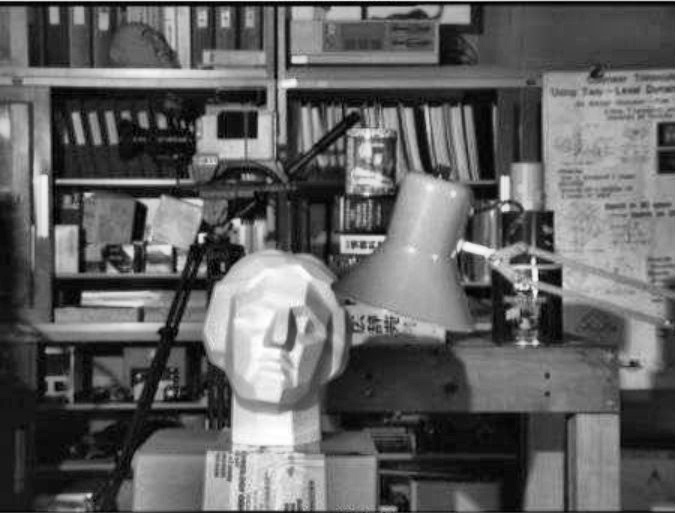
#> input picture DATA-ANALYSIS -LEVEL-1/6. Session-3_Exploring the World of Images and Data with NumPy and OpenCV/Images/clahe.jpg, 676 x 513 px, given in place of the camera
$ python main.py
#> lines starting #> are read from the running program, lines starting #| are printed output that depends on the picture
import cv2
import numpy as np
from utils import *

def main():
    # Initialize webcam
    cap = cv2.VideoCapture(0)
    if not cap.isOpened():
        print("Error: Could not open webcam.")
        return

    # Set webcam resolution
    cap.set(cv2.CAP_PROP_FRAME_WIDTH, 640)
    cap.set(cv2.CAP_PROP_FRAME_HEIGHT, 480)

    # Initialize background subtractor for motion detection
    bg_subtractor = cv2.createBackgroundSubtractorMOG2()

    # Define color range for object tracking (blue color in this example)
    hsv_lower = np.array([100, 100, 100])
    hsv_upper = np.array([140, 255, 255])

    # Available processing modes
    modes = [
        "original",
        "perspective",
        "threshold",
        "edge",
        "contour",
        "shape",
        "face",
        "motion",
        "tracking",
        "cartoon",
        "sketch"
    ]
    current_mode = 0

    print("""
    SmartVision Analyzer - Real-Time Mode
    Press:
    - 'M' to cycle through processing modes
    - 'Q' to quit
    """)

    while True:
        ret, frame = cap.read()
#> frame is the input picture: shape (513, 676, 3); min 0, max 255, mean 97.9
        if not ret:
            break

        # Flip frame horizontally for mirror effect
        frame = cv2.flip(frame, 1)
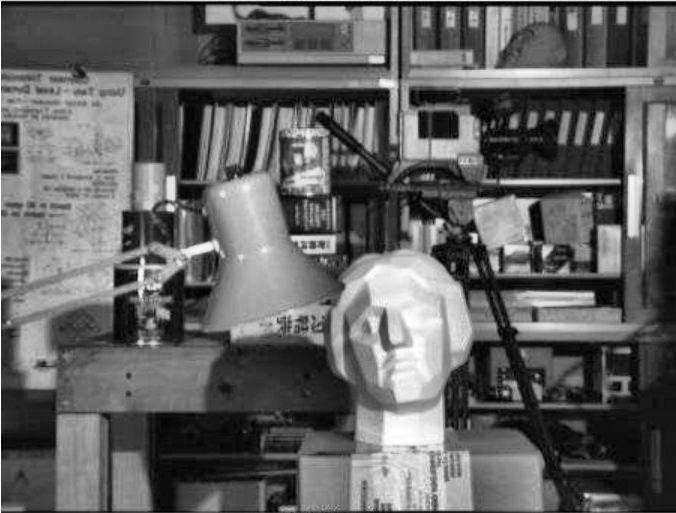
#> frame: shape (513, 676, 3); min 0, max 255, mean 97.9

        # Get current mode
        mode = modes[current_mode]

        # Process frame based on selected mode
        if mode == "original":
            processed = frame.copy()
        elif mode == "perspective":
            processed = perspective_transform(frame)
        elif mode == "threshold":
            processed = adaptive_threshold(frame)
            processed = cv2.cvtColor(processed, cv2.COLOR_GRAY2BGR)
        elif mode == "edge":
            processed = canny_edge_detection(frame)
            processed = cv2.cvtColor(processed, cv2.COLOR_GRAY2BGR)
        elif mode == "contour":
            gray = cv2.cvtColor(frame, cv2.COLOR_BGR2GRAY)
            binary = adaptive_threshold(gray)
            contours = detect_contours(binary)
            processed = draw_contours(frame.copy(), contours)
        elif mode == "shape":
            gray = cv2.cvtColor(frame, cv2.COLOR_BGR2GRAY)
            binary = adaptive_threshold(gray)
            contours = detect_contours(binary)
            processed = detect_shapes(frame.copy(), contours)
        elif mode == "face":
            processed = detect_faces(frame.copy())
        elif mode == "motion":
            processed = detect_motion(frame.copy(), bg_subtractor)
        elif mode == "tracking":
            processed = track_color_object(frame.copy(), hsv_lower, hsv_upper)
        elif mode == "cartoon":
            processed = apply_cartoon_effect(frame)
        elif mode == "sketch":
            processed = apply_pencil_sketch(frame)

        # Display active mode and instructions
        cv2.putText(processed, f"Mode: {mode}", (10, 30),
                    cv2.FONT_HERSHEY_SIMPLEX, 0.8, (0, 255, 0), 2)
        cv2.putText(processed, "Press 'M' to change mode", (10, 60),
                    cv2.FONT_HERSHEY_SIMPLEX, 0.6, (0, 255, 255), 1)
        cv2.putText(processed, "Press 'Q' to quit", (10, 90),
                    cv2.FONT_HERSHEY_SIMPLEX, 0.6, (0, 0, 255), 1)
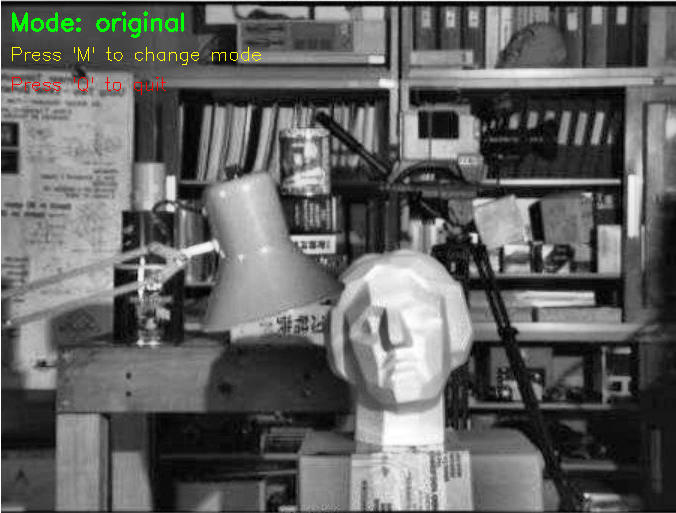
#> processed: shape (513, 676, 3); mean B, G, R 97.4, 98.7, 98

        # Show processed frame
        cv2.imshow("SmartVision Analyzer", processed)

        # Key controls
        key = cv2.waitKey(1) & 0xFF
#> (key q is pressed here)
        if key == ord('m') or key == ord('M'):
            current_mode = (current_mode + 1) % len(modes)
        elif key == ord('q') or key == ord('Q'):
            break

    cap.release()
    cv2.destroyAllWindows()

if __name__ == "__main__":
    main()

$ run again, on DATA-ANALYSIS -LEVEL-1/6. Session-3_Exploring the World of Images and Data with NumPy and OpenCV/Images/example.jpg
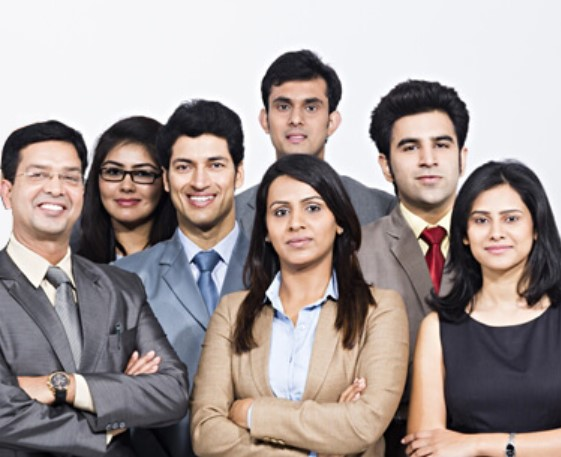
#> input picture DATA-ANALYSIS -LEVEL-1/6. Session-3_Exploring the World of Images and Data with NumPy and OpenCV/Images/example.jpg, 561 x 457 px, given in place of the camera
#> in main, frame is the input picture: shape (457, 561, 3); mean B, G, R 150.8, 152.9, 164
#> in main, `frame = cv2.flip(frame, 1)`:
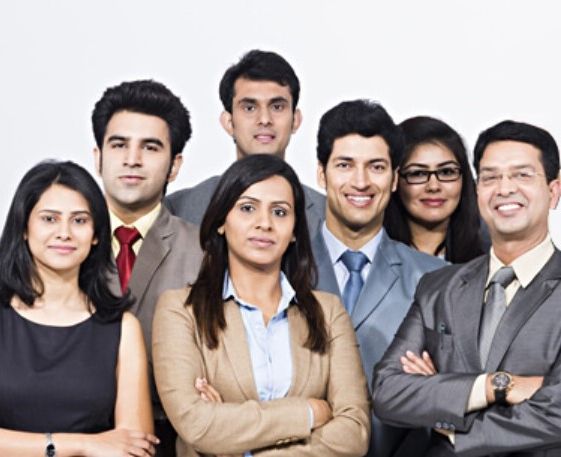
#> frame: shape (457, 561, 3); mean B, G, R 150.8, 152.9, 164
#> in main, `cv2.putText(processed, "Press 'Q' to quit", (10, 90), cv2.FONT_HERSHEY..`:
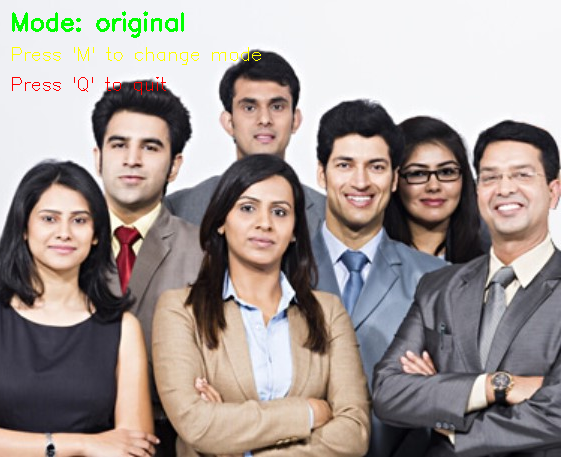
#> processed: shape (457, 561, 3); mean B, G, R 148.9, 152.8, 163

$ run again, on DATA-ANALYSIS -LEVEL-1/6. Session-3_Exploring the World of Images and Data with NumPy and OpenCV/Images/tile104_0.jpg
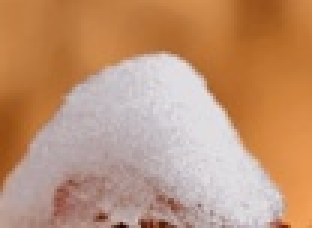
#> input picture DATA-ANALYSIS -LEVEL-1/6. Session-3_Exploring the World of Images and Data with NumPy and OpenCV/Images/tile104_0.jpg, 104 x 76 px, given in place of the camera (shown 3 times larger)
#> in main, frame is the input picture: shape (76, 104, 3); mean B, G, R 116.4, 147.6, 191.6
#> in main, `frame = cv2.flip(frame, 1)`:
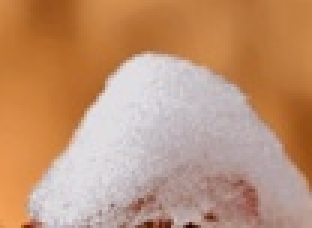
#> frame: shape (76, 104, 3) (shown 3 times larger); mean B, G, R 116.4, 147.6, 191.6
#> in main, `cv2.putText(processed, "Press 'M' to change mode", (10, 60), cv2.FONT_..`:
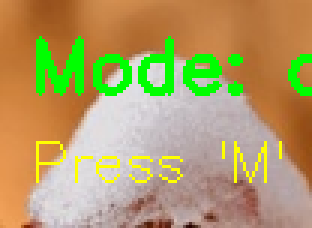
#> processed: shape (76, 104, 3) (shown 3 times larger); mean B, G, R 103.6, 157.9, 177.4

$ run again, on DATA-ANALYSIS -LEVEL-1/6. Session-3_Exploring the World of Images and Data with NumPy and OpenCV/Images/tile104_152.jpg
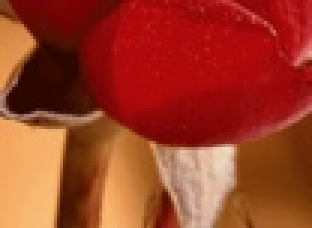
#> input picture DATA-ANALYSIS -LEVEL-1/6. Session-3_Exploring the World of Images and Data with NumPy and OpenCV/Images/tile104_152.jpg, 104 x 76 px, given in place of the camera (shown 3 times larger)
#> in main, frame is the input picture: shape (76, 104, 3); mean B, G, R 36.3, 59.4, 157.6
#> in main, `frame = cv2.flip(frame, 1)`:
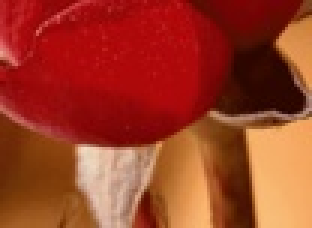
#> frame: shape (76, 104, 3) (shown 3 times larger); mean B, G, R 36.3, 59.4, 157.6
#> in main, `cv2.putText(processed, "Press 'M' to change mode", (10, 60), cv2.FONT_..`:
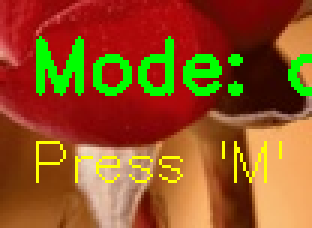
#> processed: shape (76, 104, 3) (shown 3 times larger); mean B, G, R 33.4, 81.5, 146.9
